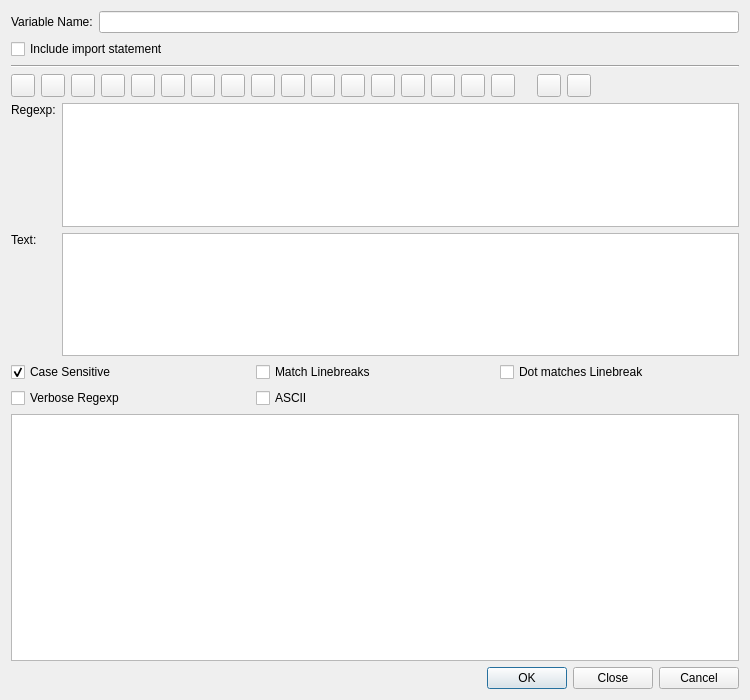
<?xml version="1.0" encoding="UTF-8"?>
<ui version="4.0">
 <class>PyRegExpWizardDialog</class>
 <widget class="QWidget" name="PyRegExpWizardDialog">
  <property name="geometry">
   <rect>
    <x>0</x>
    <y>0</y>
    <width>750</width>
    <height>700</height>
   </rect>
  </property>
  <property name="windowTitle">
   <string>Python re Wizard</string>
  </property>
  <property name="sizeGripEnabled" stdset="0">
   <bool>true</bool>
  </property>
  <layout class="QVBoxLayout" name="verticalLayout">
   <item>
    <layout class="QHBoxLayout">
     <item>
      <widget class="QLabel" name="variableLabel">
       <property name="text">
        <string>Variable Name:</string>
       </property>
      </widget>
     </item>
     <item>
      <widget class="QLineEdit" name="variableLineEdit"/>
     </item>
    </layout>
   </item>
   <item>
    <widget class="QCheckBox" name="importCheckBox">
     <property name="text">
      <string>Include import statement</string>
     </property>
    </widget>
   </item>
   <item>
    <widget class="Line" name="variableLine">
     <property name="frameShape">
      <enum>QFrame::HLine</enum>
     </property>
     <property name="frameShadow">
      <enum>QFrame::Sunken</enum>
     </property>
     <property name="orientation">
      <enum>Qt::Horizontal</enum>
     </property>
    </widget>
   </item>
   <item>
    <layout class="QHBoxLayout">
     <item>
      <widget class="QToolButton" name="commentButton">
       <property name="toolTip">
        <string>&lt;b&gt;Comment: (?#)&lt;/b&gt;
&lt;p&gt;Insert some comment inside your regexp.&lt;/p&gt;</string>
       </property>
       <property name="whatsThis">
        <string>&lt;b&gt;Comment: (?#)&lt;/b&gt;
&lt;p&gt;Insert some comment inside your regexp.The regex engine ignores everything after the (?# until the first closing round bracket. 
The following example could clarify the regexp which match a valid date: &lt;/p&gt;
&lt;p&gt;(?#year)(19|20)\d\d[- /.](?#month)(0[1-9]|1[012])[- /.](?#day)(0[1-9]|[12][0-9]|3[01])&lt;/p&gt;</string>
       </property>
      </widget>
     </item>
     <item>
      <widget class="QToolButton" name="charButton">
       <property name="toolTip">
        <string>&lt;b&gt;Single character of a range (e.g. [abcd])&lt;/b&gt;&lt;p&gt;Select a single character of a range via a specific dialog.&lt;/p&gt;</string>
       </property>
       <property name="whatsThis">
        <string>&lt;b&gt;Single character of a range (e.g. [abcd])&lt;/b&gt;&lt;p&gt;Select a single character of a range via a specific dialog. This dialog will help to edit the range of characters and add some specific conditions.&lt;/p&gt;s</string>
       </property>
      </widget>
     </item>
     <item>
      <widget class="QToolButton" name="anycharButton">
       <property name="toolTip">
        <string>&lt;b&gt;Any character: '.'&lt;/b&gt;
&lt;p&gt;Select to insert a dot (.) in your regexp.&lt;/p&gt;</string>
       </property>
       <property name="whatsThis">
        <string>&lt;b&gt;Any character: '.'&lt;/b&gt;
&lt;p&gt;Select to insert a dot (.) in your regexp. The dot matches a single character, except line break characters (by default). 
E.g. 'gr.y' matches 'gray', 'grey', 'gr%y', etc. Use the dot sparingly. Often, a character class or negated
character class is faster and more precise.&lt;/p&gt;</string>
       </property>
      </widget>
     </item>
     <item>
      <widget class="QToolButton" name="repeatButton">
       <property name="toolTip">
        <string>&lt;b&gt;Repeat contents&lt;/b&gt;
&lt;p&gt;Select a repetition condition via a specific dialog. This dialog will help to specify the allowed range for repetitions.&lt;/p&gt;</string>
       </property>
       <property name="whatsThis">
        <string>&lt;b&gt;Repeat contents&lt;/b&gt;
&lt;p&gt;Select a repetition condition via a specific dialog. This dialog will help to specify the allowed range for repetitions.&lt;/p&gt;</string>
       </property>
      </widget>
     </item>
     <item>
      <widget class="QToolButton" name="nonGroupButton">
       <property name="toolTip">
        <string>&lt;b&gt;Non capturing parentheses: (?:)&lt;/b&gt;
&lt;p&gt;Select to insert some non capturing brackets.&lt;/p&gt;</string>
       </property>
       <property name="whatsThis">
        <string>&lt;b&gt;Non capturing parentheses: (?:)&lt;/b&gt;
&lt;p&gt;Select to insert some non capturing brackets. It can be used to apply a regexp quantifier (eg. '?' or '+') to the entire
group of characters inside the brakets. E.g. the regex 'Set(?:Value)?' matches 'Set' or 'SetValue'. The '?:' inside the brakets
means that the content of the match (called the backreference) is not stored for further use.&lt;/p&gt;</string>
       </property>
      </widget>
     </item>
     <item>
      <widget class="QToolButton" name="groupButton">
       <property name="toolTip">
        <string>&lt;b&gt;Group: ()&lt;/b&gt;
&lt;p&gt;Select to insert some capturing brackets.&lt;/p&gt;</string>
       </property>
       <property name="whatsThis">
        <string>&lt;b&gt;Group: ()&lt;/b&gt;
&lt;p&gt;Select to insert some capturing brackets. They can be used to apply a regexp quantifier (e.g. '?' or '+') to the entire group of 
characters inside the brakets. E.g. the regex 'Set(Value)?' matches 'Set' or 'SetValue'. Contrary to non-capturing parentheses, 
the backreference matched inside the brakets is stored for further use (i.e. 'Value' in the second example above). 
One can access the backereference with the '\1' expression. &lt;/p&gt;
&lt;p&gt;E.g. '([a-c])x\1x\1' will match 'axaxa', 'bxbxb' and 'cxcxc'.&lt;/p&gt;</string>
       </property>
      </widget>
     </item>
     <item>
      <widget class="QToolButton" name="namedGroupButton">
       <property name="toolTip">
        <string>&lt;b&gt;Named group: (?P&amp;lt;&lt;i&gt;groupname&lt;/i&gt;&amp;gt;)&lt;/b&gt;
&lt;p&gt;Select to insert some named group brackets.&lt;/p&gt;</string>
       </property>
       <property name="whatsThis">
        <string>&lt;b&gt;Named group: (?P&amp;lt;&lt;i&gt;groupname&lt;/i&gt;&amp;gt;)&lt;/b&gt;
&lt;p&gt;Select to insert some named group brackets. Usage is similar to standard group parentheses as the matched 
backreference is also stored for further usage. The difference is that a name is given to the match. This is useful when 
the work to do on the match becomes a bit complicated. One can access the backreference via the group name (i.e (?P=&lt;i&gt;groupname&lt;/i&gt;)).
E.g. (?P&lt;foo&gt;[abc])x(?P=foo)x(?P=foo)x matches 'axaxax','bxbxbx' or 'cxcxcx' ('foo' is the group name)&lt;/p&gt;</string>
       </property>
      </widget>
     </item>
     <item>
      <widget class="QToolButton" name="namedReferenceButton">
       <property name="toolTip">
        <string>&lt;b&gt;Reference named group: (?P=&lt;i&gt;groupname&lt;/i&gt;)&lt;/b&gt;
&lt;p&gt;Select to insert a reference to named group previously declared.&lt;/p&gt;</string>
       </property>
       <property name="whatsThis">
        <string>&lt;b&gt;Reference named group: (?P=&lt;i&gt;groupname&lt;/i&gt;)&lt;/b&gt;
&lt;p&gt;Select to insert a reference to named group previously declared. Each reference group refers to the match
 found by the corresponding named group. In the following example, (?P=foo) may refer to the charaters 'a','b' or 'c'.&lt;/p&gt;
&lt;p&gt;E.g. (?P&lt;foo&gt;[abc])x(?P=foo)x(?P=foo)x matches 'axaxax','bxbxbx' or 'cxcxcx'.&lt;/p&gt;</string>
       </property>
      </widget>
     </item>
     <item>
      <widget class="QToolButton" name="altnButton">
       <property name="toolTip">
        <string>&lt;b&gt;Alternatives: '|'&lt;/b&gt;
&lt;p&gt;Select to insert the alternation symbol '|'. &lt;/p&gt;</string>
       </property>
       <property name="whatsThis">
        <string>&lt;b&gt;Alternatives: '|'&lt;/b&gt;
&lt;p&gt;Select to insert the alternation symbol '|'. The alternation is used to match a single regular expression out of 
several possible regular expressions. E.g. 'cat|dog|mouse|fish' matches words containing the word 'cat', 'dog','mouse' or 'fish'.
Be aware that in the above example, the alternatives refer to whole or part of words. If you want to match exactly the
 words 'cat', 'dog', ... you should express the fact that you only want to match complete words: '\b(cat|dog|mouse|fish)\b'&lt;/p&gt;</string>
       </property>
      </widget>
     </item>
     <item>
      <widget class="QToolButton" name="beglineButton">
       <property name="toolTip">
        <string>&lt;b&gt;Begin of line: '^'&lt;/b&gt;
&lt;p&gt;Select to insert the start line character (^).&lt;/p&gt;</string>
       </property>
       <property name="whatsThis">
        <string>&lt;b&gt;Begin of line: '^'&lt;/b&gt;
&lt;p&gt;Select to insert the start line character (^). It is used to find some expressions at the begining of lines.
E.g. '^[A-Z]' match lines starting with a capitalized character. &lt;/p&gt;</string>
       </property>
      </widget>
     </item>
     <item>
      <widget class="QToolButton" name="endlineButton">
       <property name="toolTip">
        <string>&lt;b&gt;End of line: '$'&lt;/b&gt;
&lt;p&gt;Select to insert the end of line character ($).&lt;/p&gt;</string>
       </property>
       <property name="whatsThis">
        <string>&lt;b&gt;End of line: '$'&lt;/b&gt;
&lt;p&gt;Select to insert the end of line character ($). It is used to find some expressions at the end of lines.&lt;/p&gt;</string>
       </property>
      </widget>
     </item>
     <item>
      <widget class="QToolButton" name="wordboundButton">
       <property name="toolTip">
        <string>&lt;b&gt;Word boundary&lt;/b&gt;
&lt;p&gt;Select to insert the word boudary character (\b).&lt;/p&gt;</string>
       </property>
       <property name="whatsThis">
        <string>&lt;b&gt;Word boundary&lt;/b&gt;
&lt;p&gt;Select to insert the word boudary character (\b). This character is used to express the fact that word 
must begin or end at this position. E.g. '\bcat\b' matches exactly the word 'cat' while 'concatenation' is ignored.&lt;/p&gt;</string>
       </property>
      </widget>
     </item>
     <item>
      <widget class="QToolButton" name="nonwordboundButton">
       <property name="toolTip">
        <string>&lt;b&gt;Non word boundary&lt;/b&gt;
&lt;p&gt;Select to insert the word boudary character (\B). \B is the negated version of \b.&lt;/p&gt;</string>
       </property>
       <property name="whatsThis">
        <string>&lt;b&gt;Non word boundary&lt;/b&gt;
&lt;p&gt;Select to insert the word boudary character (\B). \B is the negated version of \b. \B matches at every position where \b 
does not. Effectively, \B matches at any position between two word characters as well as at any position between two non-word characters.&lt;/p&gt;</string>
       </property>
      </widget>
     </item>
     <item>
      <widget class="QToolButton" name="poslookaheadButton">
       <property name="toolTip">
        <string>&lt;b&gt;Positive lookahead: (?=&lt;i&gt;regexpr&lt;/i&gt;)&lt;/b&gt;
&lt;p&gt;Select to insert the positive lookhead brackets.&lt;/p&gt;</string>
       </property>
       <property name="whatsThis">
        <string>&lt;b&gt;Positive lookahead: (?=&lt;i&gt;regexpr&lt;/i&gt;)&lt;/b&gt;
&lt;p&gt;Select to insert the positive lookhead brackets. Basically, positive lookhead is used to match a character only if followed by another one.
Writting 'q(?=u)' means that you want to match the 'q' character only if it is followed by 'u'. In this statement 'u' is a trivial 
regexp which may be replaced by a more complex expression; q(?=[abc])' will match a 'q' if followed by either 'a', 'b' or 'c'.&lt;/p&gt;</string>
       </property>
      </widget>
     </item>
     <item>
      <widget class="QToolButton" name="neglookaheadButton">
       <property name="toolTip">
        <string>&lt;b&gt;Negative lookahead: (?!&lt;i&gt;regexpr&lt;/i&gt;)&lt;/b&gt;
&lt;p&gt;Select to insert the negative lookhead brackets.&lt;/p&gt;</string>
       </property>
       <property name="whatsThis">
        <string>&lt;b&gt;Negative lookahead: (?!&lt;i&gt;regexpr&lt;/i&gt;)&lt;/b&gt;
&lt;p&gt;Select to insert the negative lookhead brackets. Basically, negative lookhead is used to match a character only if it is not
followed by a another one. Writting 'q(?!u)' means that you want to match 'q' only if it is not followed by 'u'. In this statement, 'u' is a
trivial regexp which may be replaced by a more complex expression; 'q(?![abc])' will match a 'q' if it is followed by anything else than 'a', 'b' or 'c'.&lt;/p&gt;</string>
       </property>
      </widget>
     </item>
     <item>
      <widget class="QToolButton" name="poslookbehindButton">
       <property name="toolTip">
        <string>&lt;b&gt;Positive lookbehind: (?&amp;lt;=&lt;i&gt;regexpr&lt;/i&gt;)&lt;/b&gt;
&lt;p&gt;Select to insert the positive lookbehind brackets.&lt;/p&gt;</string>
       </property>
       <property name="whatsThis">
        <string>&lt;b&gt;Positive lookbehind: (?&amp;lt;=&lt;i&gt;regexpr&lt;/i&gt;)&lt;/b&gt;
&lt;p&gt;Select to insert the positive lookbehind brackets. Lookbehind has the same effect as lookahead, but works backwards. 
It is used to match a character only if preceded by another one. Writting '(?&amp;lt;=u)q' means that you want to match the 'q' character 
only if it is preceded by 'u'. As with lookhead, 'u' may be replaced by a more complex expression; '(?&amp;lt;=[abc])q' will match a 'q' if preceded by either 'a', 'b' or 'c'.&lt;/p&gt;</string>
       </property>
      </widget>
     </item>
     <item>
      <widget class="QToolButton" name="neglookbehindButton">
       <property name="toolTip">
        <string>&lt;b&gt;Negative lookbehind (?&amp;lt;!&lt;i&gt;regexpr&lt;/i&gt;)&lt;/b&gt;
&lt;p&gt;Select to insert the negative lookbehind brackets.&lt;/p&gt;</string>
       </property>
       <property name="whatsThis">
        <string>&lt;b&gt;Negative lookbehind (?&amp;lt;!&lt;i&gt;regexpr&lt;/i&gt;)&lt;/b&gt;
&lt;p&gt;Select to insert the negative lookbehind brackets. Lookbehind has the same effect as lookahead, 
but works backwards. It is used to match a character only if not preceded by another one. Writting '(?&amp;lt;!u)q' means that you want to match the 'q' 
character only if it is not preceded by 'u'. As other lookaround, 'u' may be replaced by a more complex 
expression; '(?&amp;lt;![abc])q' will match a 'q' only if not preceded by either 'a', 'b' nor 'c'.&lt;/p&gt;</string>
       </property>
      </widget>
     </item>
     <item>
      <spacer>
       <property name="orientation">
        <enum>Qt::Horizontal</enum>
       </property>
       <property name="sizeType">
        <enum>QSizePolicy::Fixed</enum>
       </property>
       <property name="sizeHint" stdset="0">
        <size>
         <width>16</width>
         <height>20</height>
        </size>
       </property>
      </spacer>
     </item>
     <item>
      <widget class="QToolButton" name="undoButton">
       <property name="toolTip">
        <string>&lt;b&gt;Undo last edit&lt;/b&gt;</string>
       </property>
      </widget>
     </item>
     <item>
      <widget class="QToolButton" name="redoButton">
       <property name="toolTip">
        <string>&lt;b&gt;Redo last edit&lt;/b&gt;</string>
       </property>
      </widget>
     </item>
     <item>
      <spacer>
       <property name="orientation">
        <enum>Qt::Horizontal</enum>
       </property>
       <property name="sizeType">
        <enum>QSizePolicy::Expanding</enum>
       </property>
       <property name="sizeHint" stdset="0">
        <size>
         <width>20</width>
         <height>20</height>
        </size>
       </property>
      </spacer>
     </item>
    </layout>
   </item>
   <item>
    <layout class="QGridLayout">
     <item row="0" column="0">
      <widget class="QLabel" name="textLabel1">
       <property name="text">
        <string>Regexp:</string>
       </property>
       <property name="alignment">
        <set>Qt::AlignTop</set>
       </property>
      </widget>
     </item>
     <item row="0" column="1">
      <widget class="QTextEdit" name="regexpTextEdit">
       <property name="sizePolicy">
        <sizepolicy hsizetype="Expanding" vsizetype="Expanding">
         <horstretch>0</horstretch>
         <verstretch>1</verstretch>
        </sizepolicy>
       </property>
       <property name="acceptRichText">
        <bool>false</bool>
       </property>
      </widget>
     </item>
     <item row="3" column="0" colspan="2">
      <widget class="QTableWidget" name="resultTable">
       <property name="sizePolicy">
        <sizepolicy hsizetype="Expanding" vsizetype="Expanding">
         <horstretch>0</horstretch>
         <verstretch>2</verstretch>
        </sizepolicy>
       </property>
       <property name="editTriggers">
        <set>QAbstractItemView::NoEditTriggers</set>
       </property>
      </widget>
     </item>
     <item row="2" column="0" colspan="2">
      <layout class="QGridLayout">
       <item row="0" column="1">
        <widget class="QCheckBox" name="multilineCheckBox">
         <property name="toolTip">
          <string>&quot;^&quot; matches beginning of line, &quot;$&quot; matches end of line</string>
         </property>
         <property name="text">
          <string>Match Linebreaks</string>
         </property>
        </widget>
       </item>
       <item row="1" column="0">
        <widget class="QCheckBox" name="verboseCheckBox">
         <property name="text">
          <string>Verbose Regexp</string>
         </property>
        </widget>
       </item>
       <item row="0" column="0">
        <widget class="QCheckBox" name="caseSensitiveCheckBox">
         <property name="text">
          <string>Case Sensitive</string>
         </property>
         <property name="checked">
          <bool>true</bool>
         </property>
        </widget>
       </item>
       <item row="1" column="1">
        <widget class="QCheckBox" name="unicodeCheckBox">
         <property name="text">
          <string>ASCII</string>
         </property>
        </widget>
       </item>
       <item row="0" column="2">
        <widget class="QCheckBox" name="dotallCheckBox">
         <property name="toolTip">
          <string>&quot;.&quot; matches linebreaks as well</string>
         </property>
         <property name="text">
          <string>Dot matches Linebreak</string>
         </property>
        </widget>
       </item>
      </layout>
     </item>
     <item row="1" column="0">
      <widget class="QLabel" name="textLabel2">
       <property name="text">
        <string>Text:</string>
       </property>
       <property name="alignment">
        <set>Qt::AlignTop</set>
       </property>
      </widget>
     </item>
     <item row="1" column="1">
      <widget class="QTextEdit" name="textTextEdit">
       <property name="sizePolicy">
        <sizepolicy hsizetype="Expanding" vsizetype="Expanding">
         <horstretch>0</horstretch>
         <verstretch>1</verstretch>
        </sizepolicy>
       </property>
       <property name="acceptRichText">
        <bool>false</bool>
       </property>
      </widget>
     </item>
    </layout>
   </item>
   <item>
    <widget class="QDialogButtonBox" name="buttonBox">
     <property name="orientation">
      <enum>Qt::Horizontal</enum>
     </property>
     <property name="standardButtons">
      <set>QDialogButtonBox::Cancel|QDialogButtonBox::Close|QDialogButtonBox::Ok</set>
     </property>
    </widget>
   </item>
  </layout>
 </widget>
 <pixmapfunction>qPixmapFromMimeSource</pixmapfunction>
 <tabstops>
  <tabstop>variableLineEdit</tabstop>
  <tabstop>importCheckBox</tabstop>
  <tabstop>commentButton</tabstop>
  <tabstop>charButton</tabstop>
  <tabstop>anycharButton</tabstop>
  <tabstop>repeatButton</tabstop>
  <tabstop>nonGroupButton</tabstop>
  <tabstop>groupButton</tabstop>
  <tabstop>namedGroupButton</tabstop>
  <tabstop>namedReferenceButton</tabstop>
  <tabstop>altnButton</tabstop>
  <tabstop>beglineButton</tabstop>
  <tabstop>endlineButton</tabstop>
  <tabstop>wordboundButton</tabstop>
  <tabstop>nonwordboundButton</tabstop>
  <tabstop>poslookaheadButton</tabstop>
  <tabstop>neglookaheadButton</tabstop>
  <tabstop>poslookbehindButton</tabstop>
  <tabstop>neglookbehindButton</tabstop>
  <tabstop>undoButton</tabstop>
  <tabstop>redoButton</tabstop>
  <tabstop>regexpTextEdit</tabstop>
  <tabstop>textTextEdit</tabstop>
  <tabstop>caseSensitiveCheckBox</tabstop>
  <tabstop>multilineCheckBox</tabstop>
  <tabstop>dotallCheckBox</tabstop>
  <tabstop>verboseCheckBox</tabstop>
  <tabstop>unicodeCheckBox</tabstop>
  <tabstop>resultTable</tabstop>
 </tabstops>
 <resources/>
 <connections/>
</ui>
